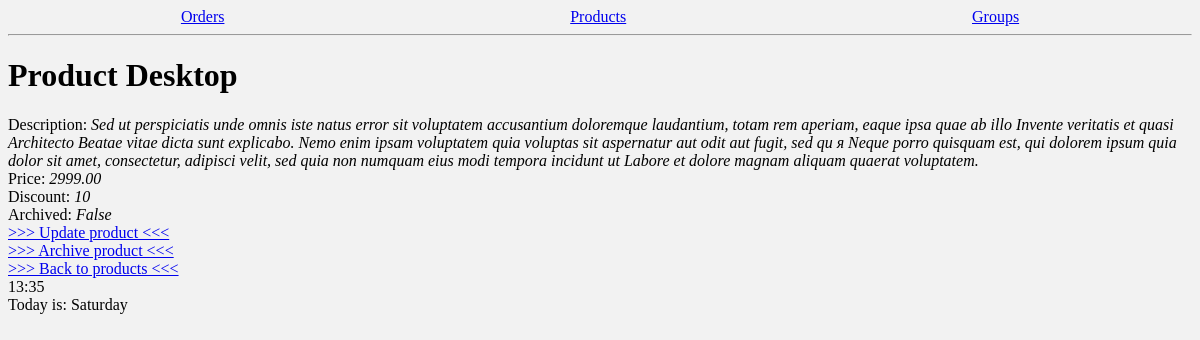
The app's page /shop/products/2/, older data.
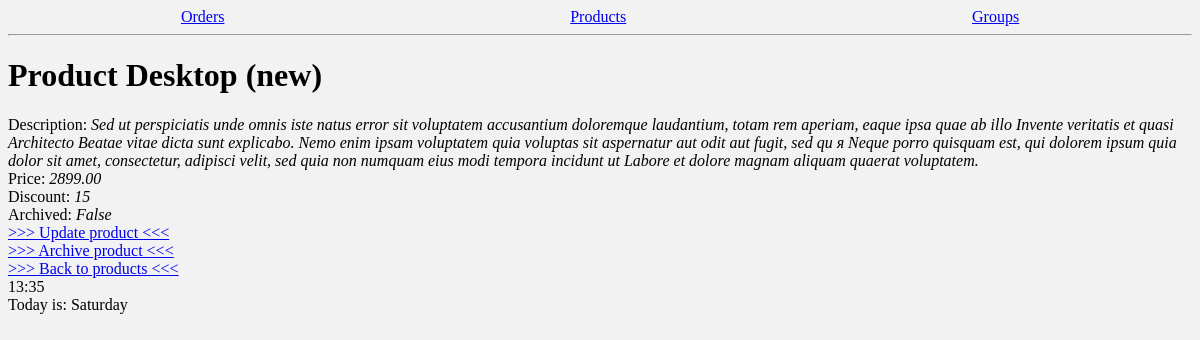
The same page, newer data.
### shopapp/models.py (models this page shows, shortened)
class Product(models.Model):
    class Meta:
        ordering = ["name", "price"] # Сортирует в данном случае по имени и цене
    name = models.CharField(max_length=32)
    description = models.TextField(null=False, blank=True)
    price = models.DecimalField(default=0, max_digits=8, decimal_places=2)
    discount = models.SmallIntegerField(default=0)
    created_at = models.DateTimeField(auto_now_add=True)
    archived = models.BooleanField(default=False)

### shopapp/views.py (the view)
# urls.py: path('products/<int:pk>/', ProductDetailsView.as_view(), name='product_details'),
class ProductDetailsView(DetailView):
   template_name = 'shopapp/product-details.html'
   model = Product
   context_object_name = 'product'

### shopapp/templates/shopapp/product-details.html (shortened to what this page needs)
{% extends 'shopapp/base.html' %}
{% block body %}
    <h1> Product <strong>{{ product.name }}</strong></h1>
    <div>
        <div>Description: <em>{{ product.description }}</em></div>
        <div>Price: <em>{{ product.price }}</em></div>
        <div>Discount: <em>{{ product.discount }}</em></div>
        <div>Archived: <em>{{ product.archived }}</em></div>
    </div>
    <div>
        <a href="{% url 'shopapp:product_update' pk=product.pk %}"> >>> Update product <<< </a>
    </div>
    <div>
        <a href="{% url 'shopapp:product_delete' pk=product.pk %}"> >>> Archive product <<< </a>
    </div>
    <div>
        <a href="{% url 'shopapp:products_list' %}"> >>> Back to products <<< </a>
    </div>
{% endblock %}

Row changes from the older to the newer data that the page shows:
changed Product "False": name "Desktop" → "Desktop (new)"; price "2999.00" → "2899.00"; discount "10" → "15"
